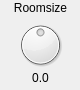
<?xml version="1.0" encoding="UTF-8"?>
<ui version="4.0">
 <class>FXDial</class>
 <widget class="QWidget" name="FXDial">
  <property name="geometry">
   <rect>
    <x>0</x>
    <y>0</y>
    <width>80</width>
    <height>90</height>
   </rect>
  </property>
  <property name="windowTitle">
   <string>Form</string>
  </property>
  <widget class="QDial" name="dial">
   <property name="geometry">
    <rect>
     <x>0</x>
     <y>20</y>
     <width>81</width>
     <height>50</height>
    </rect>
   </property>
   <property name="maximum">
    <number>100</number>
   </property>
   <property name="singleStep">
    <number>0</number>
   </property>
   <property name="value">
    <number>50</number>
   </property>
  </widget>
  <widget class="QLabel" name="label">
   <property name="geometry">
    <rect>
     <x>0</x>
     <y>0</y>
     <width>81</width>
     <height>16</height>
    </rect>
   </property>
   <property name="text">
    <string>Roomsize</string>
   </property>
   <property name="alignment">
    <set>Qt::AlignCenter</set>
   </property>
  </widget>
  <widget class="QLabel" name="value">
   <property name="geometry">
    <rect>
     <x>0</x>
     <y>70</y>
     <width>81</width>
     <height>16</height>
    </rect>
   </property>
   <property name="text">
    <string>0.0</string>
   </property>
   <property name="alignment">
    <set>Qt::AlignCenter</set>
   </property>
  </widget>
 </widget>
 <resources/>
 <connections/>
</ui>
